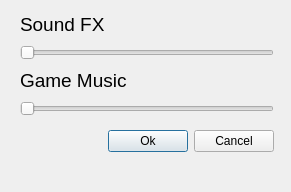
<?xml version="1.0" encoding="UTF-8"?>
<ui version="4.0">
 <class>MySettingsDialog</class>
 <widget class="QDialog" name="MySettingsDialog">
  <property name="geometry">
   <rect>
    <x>0</x>
    <y>0</y>
    <width>291</width>
    <height>192</height>
   </rect>
  </property>
  <property name="windowTitle">
   <string>Dialog</string>
  </property>
  <widget class="QWidget" name="layoutWidget">
   <property name="geometry">
    <rect>
     <x>20</x>
     <y>10</y>
     <width>254</width>
     <height>150</height>
    </rect>
   </property>
   <layout class="QVBoxLayout" name="verticalLayout">
    <item>
     <widget class="QLabel" name="label">
      <property name="text">
       <string>&lt;html&gt;&lt;head/&gt;&lt;body&gt;&lt;p&gt;&lt;span style=&quot; font-size:14pt;&quot;&gt;Sound FX&lt;/span&gt;&lt;/p&gt;&lt;/body&gt;&lt;/html&gt;</string>
      </property>
     </widget>
    </item>
    <item>
     <widget class="QSlider" name="horizontalSlider">
      <property name="maximum">
       <number>100</number>
      </property>
      <property name="orientation">
       <enum>Qt::Horizontal</enum>
      </property>
     </widget>
    </item>
    <item>
     <widget class="QLabel" name="label_2">
      <property name="text">
       <string>&lt;html&gt;&lt;head/&gt;&lt;body&gt;&lt;p&gt;&lt;span style=&quot; font-size:14pt;&quot;&gt;Game Music&lt;/span&gt;&lt;/p&gt;&lt;/body&gt;&lt;/html&gt;</string>
      </property>
     </widget>
    </item>
    <item>
     <widget class="QSlider" name="horizontalSlider_2">
      <property name="maximum">
       <number>100</number>
      </property>
      <property name="orientation">
       <enum>Qt::Horizontal</enum>
      </property>
     </widget>
    </item>
    <item>
     <layout class="QHBoxLayout" name="horizontalLayout">
      <item>
       <spacer name="horizontalSpacer">
        <property name="orientation">
         <enum>Qt::Horizontal</enum>
        </property>
        <property name="sizeHint" stdset="0">
         <size>
          <width>88</width>
          <height>38</height>
         </size>
        </property>
       </spacer>
      </item>
      <item>
       <widget class="QPushButton" name="pushButton">
        <property name="text">
         <string>Ok</string>
        </property>
       </widget>
      </item>
      <item>
       <widget class="QPushButton" name="pushButton_2">
        <property name="text">
         <string>Cancel</string>
        </property>
       </widget>
      </item>
     </layout>
    </item>
   </layout>
  </widget>
 </widget>
 <resources/>
 <connections/>
</ui>
